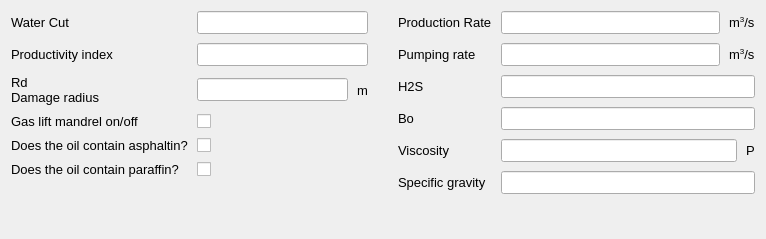
<?xml version="1.0" encoding="UTF-8"?>
<ui version="4.0">
 <class>ProductionDataForm</class>
 <widget class="QWidget" name="ProductionDataForm">
  <property name="geometry">
   <rect>
    <x>0</x>
    <y>0</y>
    <width>766</width>
    <height>239</height>
   </rect>
  </property>
  <property name="sizePolicy">
   <sizepolicy hsizetype="Preferred" vsizetype="Preferred">
    <horstretch>0</horstretch>
    <verstretch>0</verstretch>
   </sizepolicy>
  </property>
  <property name="minimumSize">
   <size>
    <width>0</width>
    <height>0</height>
   </size>
  </property>
  <property name="maximumSize">
   <size>
    <width>16777215</width>
    <height>16777215</height>
   </size>
  </property>
  <property name="font">
   <font>
    <family>MS Shell Dlg 2</family>
    <pointsize>10</pointsize>
   </font>
  </property>
  <property name="windowTitle">
   <string>Form</string>
  </property>
  <property name="locale">
   <locale language="English" country="UnitedStates"/>
  </property>
  <layout class="QGridLayout" name="gridLayout">
   <property name="horizontalSpacing">
    <number>30</number>
   </property>
   <property name="verticalSpacing">
    <number>9</number>
   </property>
   <item row="0" column="0">
    <layout class="QFormLayout" name="formLayout">
     <property name="horizontalSpacing">
      <number>9</number>
     </property>
     <property name="verticalSpacing">
      <number>9</number>
     </property>
     <item row="1" column="0">
      <widget class="QLabel" name="pd_water_cut_label">
       <property name="text">
        <string notr="true">Water Cut</string>
       </property>
      </widget>
     </item>
     <item row="2" column="0">
      <widget class="QLabel" name="pd_productivity_index_label">
       <property name="text">
        <string notr="true">Productivity index</string>
       </property>
      </widget>
     </item>
     <item row="2" column="1">
      <widget class="QLineEdit" name="pd_productivity_index_lineedit"/>
     </item>
     <item row="3" column="0">
      <widget class="QLabel" name="pd_damage_radius_label">
       <property name="font">
        <font>
         <family>MS Shell Dlg 2</family>
         <pointsize>10</pointsize>
         <weight>50</weight>
         <italic>false</italic>
         <bold>false</bold>
        </font>
       </property>
       <property name="text">
        <string notr="true">Rd&lt;br/&gt;Damage radius</string>
       </property>
       <property name="textFormat">
        <enum>Qt::RichText</enum>
       </property>
      </widget>
     </item>
     <item row="4" column="0">
      <widget class="QLabel" name="pd_gas_lift_mandrel_label">
       <property name="text">
        <string notr="true">Gas lift mandrel on/off</string>
       </property>
      </widget>
     </item>
     <item row="4" column="1">
      <widget class="QCheckBox" name="pd_gas_lift_mandrel_checkbox">
       <property name="sizePolicy">
        <sizepolicy hsizetype="Minimum" vsizetype="Preferred">
         <horstretch>0</horstretch>
         <verstretch>0</verstretch>
        </sizepolicy>
       </property>
       <property name="text">
        <string/>
       </property>
      </widget>
     </item>
     <item row="5" column="0">
      <widget class="QLabel" name="pd_oil_contain_asphaltin_label">
       <property name="text">
        <string notr="true">Does the oil contain asphaltin?</string>
       </property>
      </widget>
     </item>
     <item row="5" column="1">
      <widget class="QCheckBox" name="pd_oil_contain_asphaltin_checkbox">
       <property name="sizePolicy">
        <sizepolicy hsizetype="Minimum" vsizetype="Preferred">
         <horstretch>0</horstretch>
         <verstretch>0</verstretch>
        </sizepolicy>
       </property>
       <property name="text">
        <string/>
       </property>
      </widget>
     </item>
     <item row="6" column="0">
      <widget class="QLabel" name="pd_oil_contain_paraffin_label">
       <property name="text">
        <string notr="true">Does the oil contain paraffin?</string>
       </property>
      </widget>
     </item>
     <item row="6" column="1">
      <widget class="QCheckBox" name="pd_oil_contain_paraffin_checkbox">
       <property name="sizePolicy">
        <sizepolicy hsizetype="Minimum" vsizetype="Preferred">
         <horstretch>0</horstretch>
         <verstretch>0</verstretch>
        </sizepolicy>
       </property>
       <property name="text">
        <string/>
       </property>
      </widget>
     </item>
     <item row="3" column="1">
      <layout class="QHBoxLayout" name="horizontalLayout_2">
       <item>
        <widget class="QLineEdit" name="pd_damage_radius_lineedit"/>
       </item>
       <item>
        <widget class="QLabel" name="pd_damage_radius_unit_label">
         <property name="sizePolicy">
          <sizepolicy hsizetype="Fixed" vsizetype="Preferred">
           <horstretch>0</horstretch>
           <verstretch>0</verstretch>
          </sizepolicy>
         </property>
         <property name="text">
          <string>m</string>
         </property>
        </widget>
       </item>
      </layout>
     </item>
     <item row="1" column="1">
      <widget class="QLineEdit" name="pd_water_cut_lineedit"/>
     </item>
    </layout>
   </item>
   <item row="0" column="1">
    <layout class="QFormLayout" name="formLayout_2">
     <property name="horizontalSpacing">
      <number>9</number>
     </property>
     <property name="verticalSpacing">
      <number>9</number>
     </property>
     <item row="2" column="0">
      <widget class="QLabel" name="pd_h2s_label">
       <property name="text">
        <string notr="true">H2S</string>
       </property>
      </widget>
     </item>
     <item row="3" column="0">
      <widget class="QLabel" name="pd_bo_label">
       <property name="text">
        <string notr="true">Bo</string>
       </property>
      </widget>
     </item>
     <item row="3" column="1">
      <widget class="QLineEdit" name="pd_bo_lineedit"/>
     </item>
     <item row="4" column="0">
      <widget class="QLabel" name="pd_viscosity_label">
       <property name="text">
        <string notr="true">Viscosity</string>
       </property>
      </widget>
     </item>
     <item row="1" column="0">
      <widget class="QLabel" name="pd_pumping_rate_label">
       <property name="text">
        <string notr="true">Pumping rate</string>
       </property>
      </widget>
     </item>
     <item row="5" column="0">
      <widget class="QLabel" name="pd_specific_gravity_label">
       <property name="text">
        <string notr="true">Specific gravity</string>
       </property>
      </widget>
     </item>
     <item row="5" column="1">
      <widget class="QLineEdit" name="pd_specific_gravity_lineedit"/>
     </item>
     <item row="0" column="0">
      <widget class="QLabel" name="pd_production_rate_label">
       <property name="text">
        <string notr="true">Production Rate</string>
       </property>
      </widget>
     </item>
     <item row="0" column="1">
      <layout class="QHBoxLayout" name="horizontalLayout_3">
       <item>
        <widget class="QLineEdit" name="pd_production_rate_lineedit"/>
       </item>
       <item>
        <widget class="QLabel" name="pd_production_rate_unit_label">
         <property name="sizePolicy">
          <sizepolicy hsizetype="Fixed" vsizetype="Preferred">
           <horstretch>0</horstretch>
           <verstretch>0</verstretch>
          </sizepolicy>
         </property>
         <property name="text">
          <string>&lt;html&gt;&lt;head/&gt;&lt;body&gt;&lt;p&gt;m&lt;span style=&quot; vertical-align:super;&quot;&gt;3&lt;/span&gt;/s&lt;/p&gt;&lt;/body&gt;&lt;/html&gt;</string>
         </property>
        </widget>
       </item>
      </layout>
     </item>
     <item row="1" column="1">
      <layout class="QHBoxLayout" name="horizontalLayout_4">
       <item>
        <widget class="QLineEdit" name="pd_pumping_rate_lineedit"/>
       </item>
       <item>
        <widget class="QLabel" name="pd_pumping_rate_unit_label">
         <property name="sizePolicy">
          <sizepolicy hsizetype="Fixed" vsizetype="Preferred">
           <horstretch>0</horstretch>
           <verstretch>0</verstretch>
          </sizepolicy>
         </property>
         <property name="text">
          <string>&lt;html&gt;&lt;head/&gt;&lt;body&gt;&lt;p&gt;m&lt;span style=&quot; vertical-align:super;&quot;&gt;3&lt;/span&gt;/s&lt;/p&gt;&lt;/body&gt;&lt;/html&gt;</string>
         </property>
        </widget>
       </item>
      </layout>
     </item>
     <item row="4" column="1">
      <layout class="QHBoxLayout" name="horizontalLayout_6">
       <item>
        <widget class="QLineEdit" name="pd_viscosity_lineedit"/>
       </item>
       <item>
        <widget class="QLabel" name="pd_viscosity_unit_label">
         <property name="sizePolicy">
          <sizepolicy hsizetype="Fixed" vsizetype="Preferred">
           <horstretch>0</horstretch>
           <verstretch>0</verstretch>
          </sizepolicy>
         </property>
         <property name="text">
          <string>P</string>
         </property>
        </widget>
       </item>
      </layout>
     </item>
     <item row="2" column="1">
      <widget class="QLineEdit" name="pd_h2s_lineedit"/>
     </item>
    </layout>
   </item>
  </layout>
 </widget>
 <resources/>
 <connections/>
</ui>
